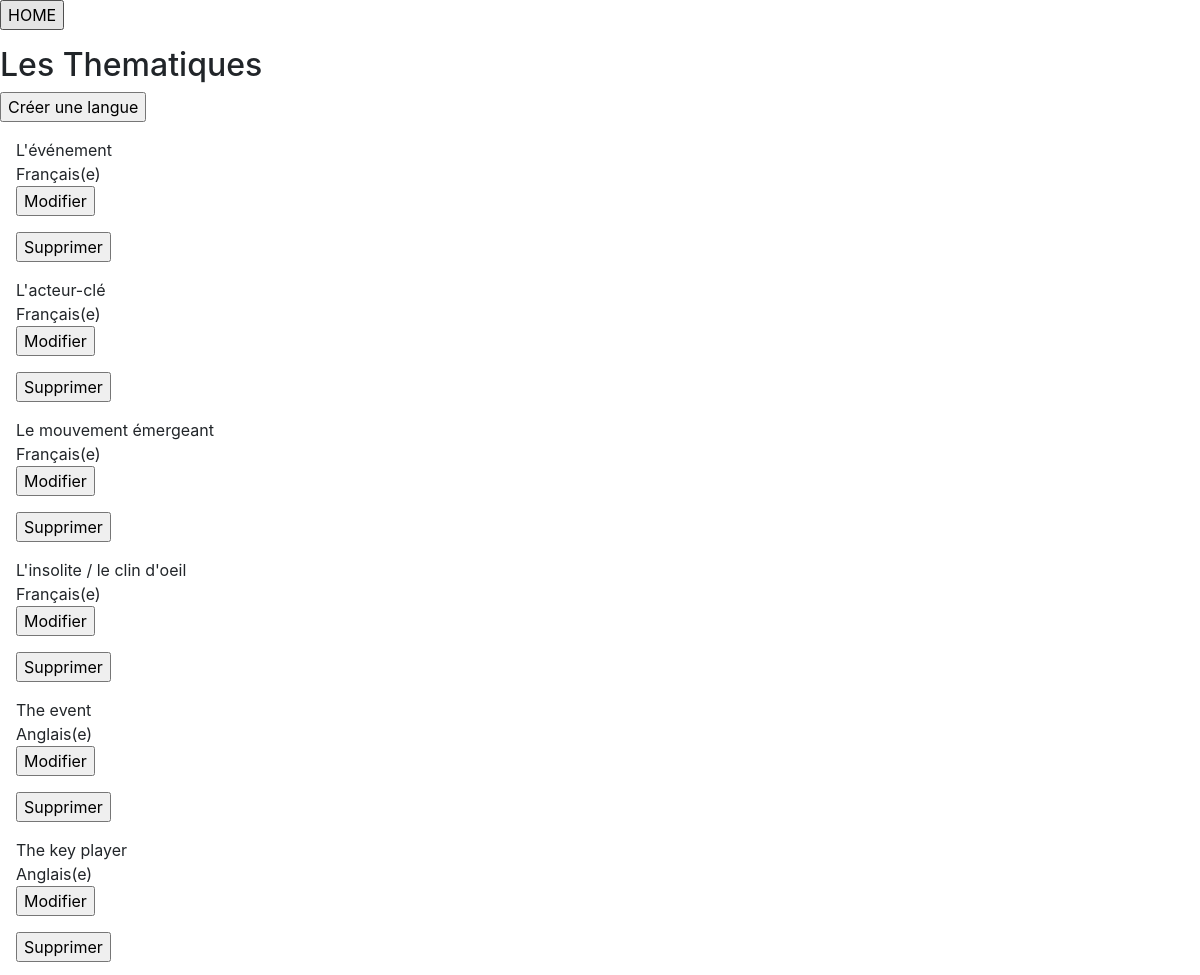
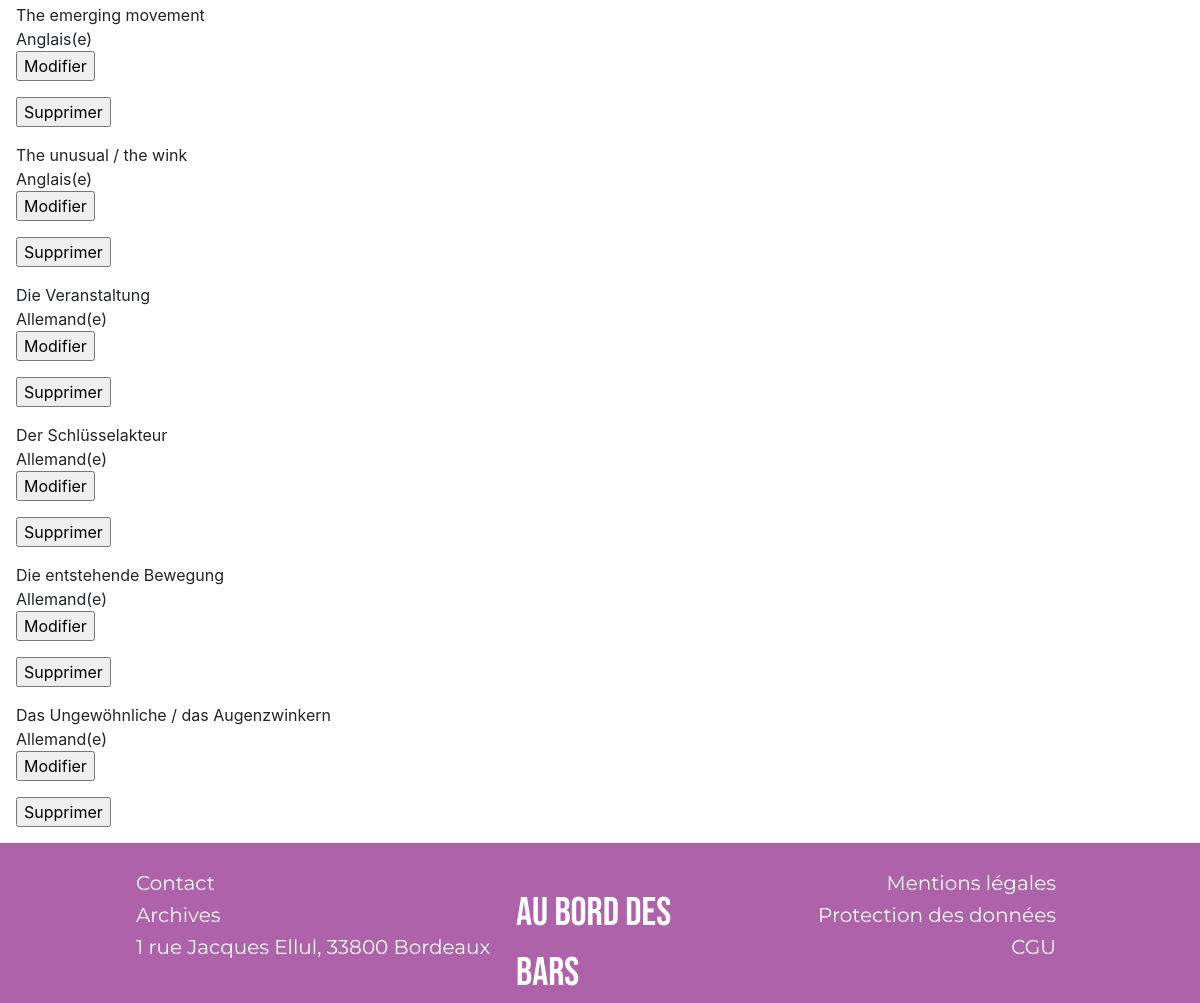
The app's page /Thematique/AllTheme.php (signed in) with its own data (2 pictures, top to bottom).
### tables this page shows
CREATE TABLE IF NOT EXISTS `thematique` (
  `NumThem` char(8) NOT NULL,
  `LibThem` char(60) DEFAULT NULL,
  `NumLang` char(8) NOT NULL,
  PRIMARY KEY (`NumThem`),
  KEY `THEMATIQUE_FK` (`NumThem`),
  KEY `FK_ASSOCIATION_4` (`NumLang`)
);

CREATE TABLE IF NOT EXISTS `langue` (
  `NumLang` char(8) NOT NULL,
  `Lib1Lang` char(25) DEFAULT NULL,
  `Lib2Lang` char(45) DEFAULT NULL,
  `NumPays` char(4) DEFAULT NULL,
  PRIMARY KEY (`NumLang`),
  KEY `LANGUE_FK` (`NumLang`)
);

### General/connectionBD.php (called while the page is built, shortened)
<?php
	$ShowText = false;
?>

### General/GetOneEntry.php (called while the page is built)
<?php
	if (!function_exists("GetOneEntry")) {
		function GetOneEntry($keySelect, $table, $key,  $value){
			include "connectionBD.php";
			$numSelect = $DB->query('SELECT '.$keySelect.' FROM '.$table.' WHERE '.$key.' = "'.$value.'"');
			while ($GetPays = $numSelect->fetch()) {
				return $GetPays[$keySelect];
			}
		}
	}
 ?>

### Thematique/AllTheme.php (the view, shortened to what this page needs)
<?php include "../General/isAdmin.php"  ?>
<?php if ($isAdmin) { ?>
<!DOCTYPE html>
<html>
<head>
	<link rel="stylesheet" href="https://stackpath.bootstrapcdn.com/bootstrap/4.4.1/css/bootstrap.min.css">
	<link  href="../assets/css/index.css" rel="stylesheet">
</head>
<body>
		<div> <form action="../index.php" method="post"> <input  type="submit" name="id" value="HOME" > <input  type="hidden" name="isAdmin" value="<?php echo "true"; ?>"></form> </div>
	<h2>Les Thematiques</h2>
	<form action="./FormCreate.php" method="post"> <input  type="submit" name="id" value="Créer une langue" ></form>
		<?php
				include "../General/GetOneEntry.php";
				include "../General/connectionBD.php";
				$sqlRequeteAll = 'SELECT * FROM THEMATIQUE';
				$All = $DB->query($sqlRequeteAll);
				while ($info = $All->fetch()) {
		?>
					<div style="margin: 1rem;">
						<div> <?php echo $info['LibThem']; ?> </div>
						<div> <?php echo GetOneEntry('Lib1Lang', 'LANGUE' , 'NumLang' ,$info['NumLang']); ?> </div>
						<div> <form action="./FormUpdate.php" method="post"> <input  type="submit" name="id" value="Modifier" > <input  type="hidden" name="NumThem" value="<?php echo $info['NumThem']; ?>"></form> </div>
						<div> <form action="./Delete.php" method="post"> <input  type="submit" name="id" value="Supprimer" > <input  type="hidden" name="NumThem" value="<?php echo $info['NumThem']; ?>"></form> </div>
					</div>
		<?php
				}
		 ?>
		 <?php include "../footer.php" ?>
</body>
</html>
<?php
}
else{
	header('Location: ../index.php');
	exit();
	}
?>

### records on screen
thematique: LibThem "L'événement", NumLang.Lib1Lang "Français(e)"
thematique: LibThem "L'acteur-clé", NumLang.Lib1Lang "Français(e)"
thematique: LibThem "Le mouvement émergeant", NumLang.Lib1Lang "Français(e)"
thematique: LibThem "L'insolite / le clin d'oeil", NumLang.Lib1Lang "Français(e)"
thematique: LibThem "The event", NumLang.Lib1Lang "Anglais(e)"
thematique: LibThem "The key player", NumLang.Lib1Lang "Anglais(e)"
thematique: LibThem "The emerging movement", NumLang.Lib1Lang "Anglais(e)"
thematique: LibThem "The unusual / the wink", NumLang.Lib1Lang "Anglais(e)"
thematique: LibThem "Die Veranstaltung", NumLang.Lib1Lang "Allemand(e)"
thematique: LibThem "Der Schlüsselakteur", NumLang.Lib1Lang "Allemand(e)"
thematique: LibThem "Die entstehende Bewegung", NumLang.Lib1Lang "Allemand(e)"
thematique: LibThem "Das Ungewöhnliche / das Augenzwinkern", NumLang.Lib1Lang "Allemand(e)"
